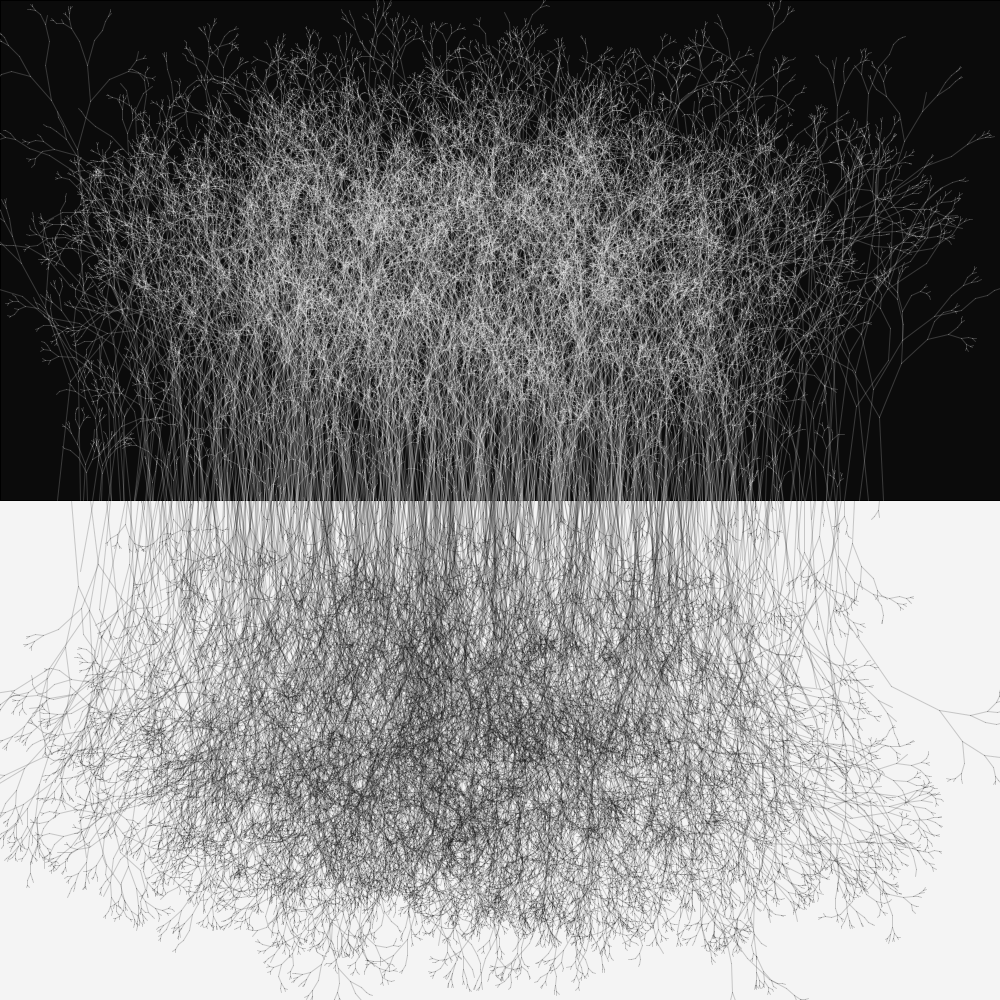
Frame 1 (no input)
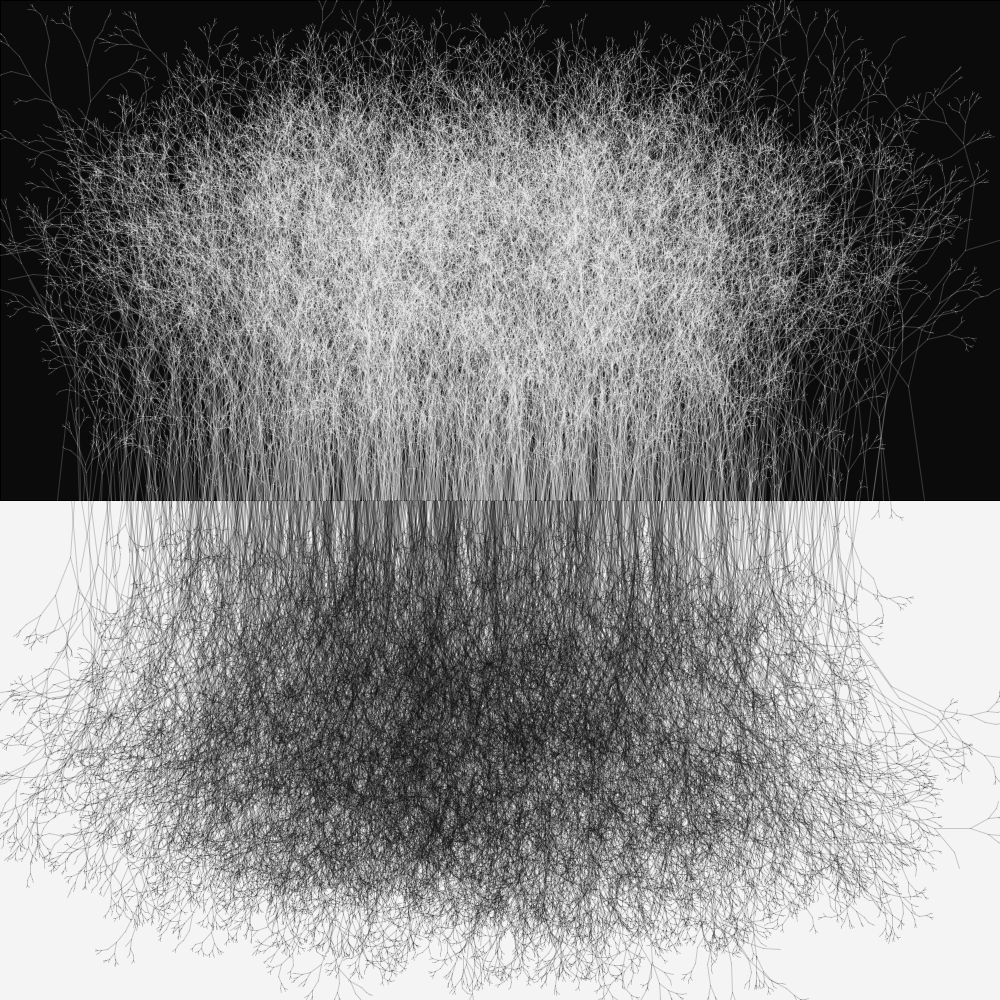
Frame 2 (the mouse pressed at the canvas centre, redrawn once)

The Processing sketch that drew these frames (run headless with seeded random() and noise(); the mouse was pressed at the canvas centre and the sketch redrawn once):

// Processing sketch: umbrage
// ── umbrage.pde
// Colors 
color bottomColor = color(255-11);
color topColor = color(11);

// Starting tree positions and orientation
float startLen;
float startX, startY;
boolean orientation;
float mult;

// Noise parameters
float startOff = 0.0;
float xoff = 0.0;
float rotAngle;

// Number of tree objects
int numTrees;
Tree tree;


// Setup
void setup() {
  size(1000, 1000);
  background(bottomColor);
  fill(topColor);
  rect(0, 0, width, height/2);
}


void draw() {

  noLoop();
  
  numTrees = 1000;


  // Draw downward facing trees
  for (int n=0; n<numTrees; n++) {
     orientation = true;

    
    // Starting horizontal tree position, orientation, and trunk length
    startX = noise(startOff)*width;
    startOff = startOff + 1.0;
    startY = height/2;
    startLen = random(height/6);
    rotAngle = random(-PI/16, PI /16);
    
    push();
    translate(startX, startY);
    rotate(rotAngle);
    tree = new Tree(startLen, orientation);
    rotate(rotAngle);
    pop();
  }
  
  // Draw upward facing trees
  for (int n=0; n<numTrees; n++) {
     orientation = false;

    // Starting horizontal tree position, orientation, and trunk length
    startX = noise(startOff)*width;
    startOff = startOff + 1.0;
    startY = height/2;
    startLen = random(height/6);
    rotAngle = random(-PI/16, PI /16);
    
    push();
    translate(startX, startY);
    rotate(rotAngle);
    tree = new Tree(startLen, orientation);
    rotate(rotAngle);
    pop();
  }
  
  // Save output
  //save("umbrage.jpg");
}

// ── Tree.pde
class Tree {
  // Tree object class 
  
  // Shape parameters
  float len;
  float branchLen;
  float angle;

  boolean orientation;
  float mult;

  color drawColor;

  // Constructor --> inputs length and whether it points up or down
  Tree(float len_, boolean orientation_) {
    len = len_;
    orientation = orientation_;

    branch(len);
  }
  
  // Recursive branch function
  // Each tree is made up of many braches 
  void branch(float len) {
    
    // Branch pointing up or down
    if (orientation) {
      mult = 1;
      drawColor = topColor;
    } else {
      mult = -1;
      drawColor = bottomColor;
    }

    // Branch color
    stroke(drawColor, 51);
    strokeWeight(0.04*len);
    strokeWeight(1);

    // Draw branch and translate to the end of the branch to draw the next branch
    line(0, 0, 0, mult*len);
    translate(0, mult*len);


    // Stop condition
    if (len > 4) {
      
      // Randomly sample angle of branch and recursively call it until it becomes too short
      angle = noise(xoff)*PI/4;
      xoff = xoff + 0.1;
      push();
      rotate(angle);
      
      // Randomly decide not to draw some branches to give it a more natural look (or set to 1 to draw all branches)
      if (random(1) < 0.75) {
        branchLen = random(len*0.5, len*0.75);
        branch(branchLen);
      }
      pop();
      
      push();
      angle = noise(xoff)*PI/4;
      xoff = xoff + 0.1;
      rotate(-angle);
      if (random(1) < 0.75) {
        branchLen = random(len*0.5, len*0.75);
        branch(branchLen);
      }
      pop();
    }
  }
}
